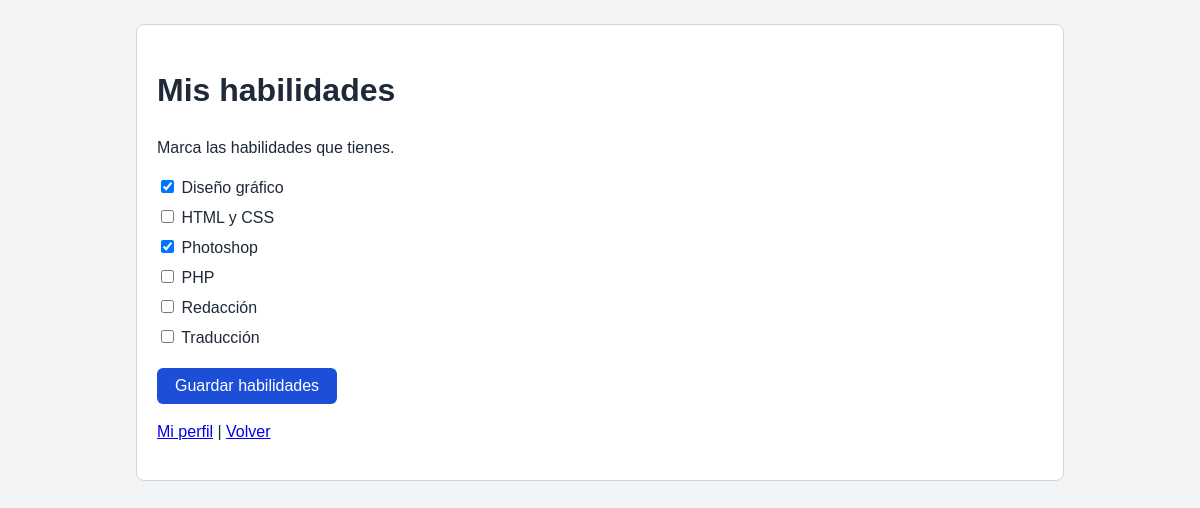
Page /modulos/usuarios/editar_habilidades.php (signed in) on the earlier database version.
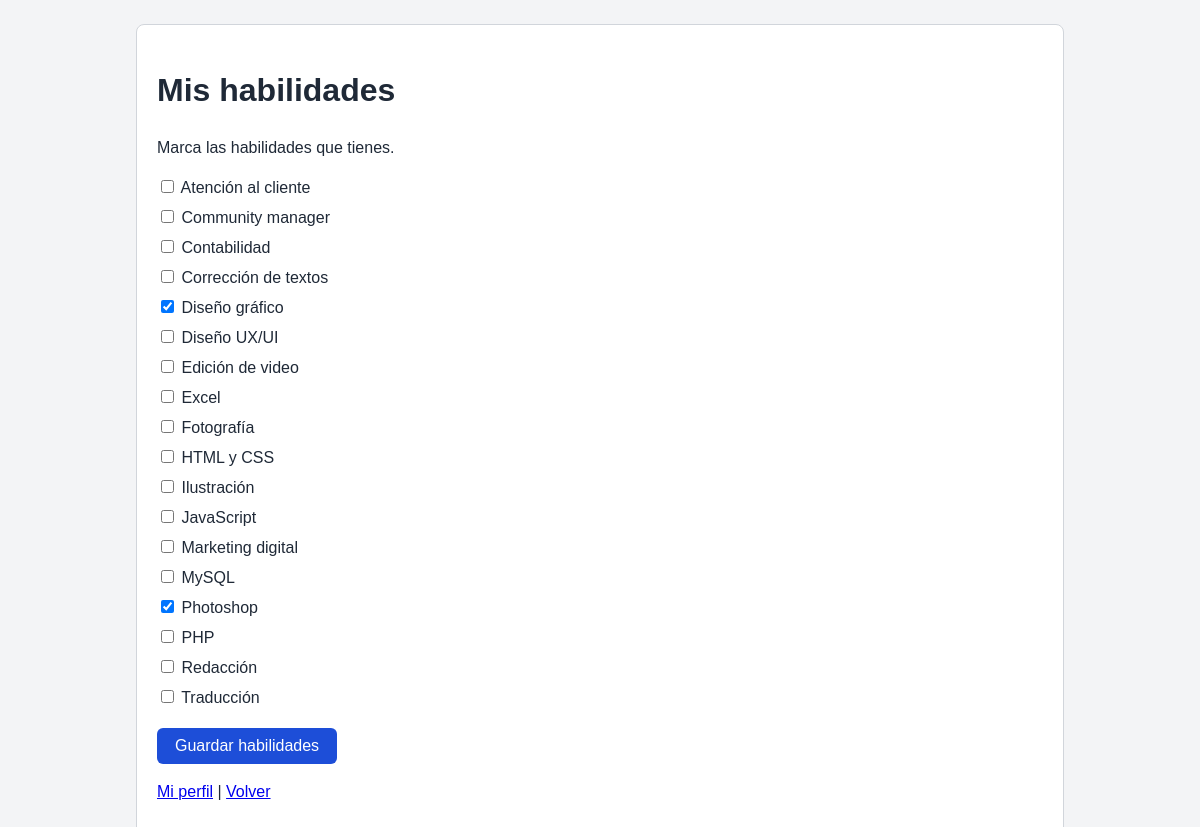
Same page on the later database version.
### tables this page shows
CREATE TABLE `habilidades` (
  `id_habilidad` int(10) UNSIGNED NOT NULL,
  `nombre` varchar(80) NOT NULL
);

### modulos/usuarios/editar_habilidades.php (the view, shortened to what this page needs)
<?php
require_once __DIR__ . '/../../config/conexion.php';
$id_usuario = $_SESSION['id_usuario'];
$lista = $pdo->query('SELECT id_habilidad, nombre FROM habilidades ORDER BY nombre')->fetchAll();
$consulta = $pdo->prepare('SELECT id_habilidad FROM freelancer_habilidades WHERE id_freelancer = :id');
$consulta->execute([':id' => $id_usuario]);
$mis_habilidades = array_map('intval', $consulta->fetchAll(PDO::FETCH_COLUMN));
?>
<!DOCTYPE html>
<html lang="es">
<head>
    <link rel="stylesheet" href="/quick-employment/css/estilos.css">
</head>
<body>
    <div class="contenedor">
        <div class="tarjeta">
            <h1>Mis habilidades</h1>
            <p>Marca las habilidades que tienes.</p>
            <form method="post" action="">
                <?php foreach ($lista as $habilidad): ?>
                    <label style="font-weight: normal; margin: 6px 0;">
                        <input type="checkbox" name="habilidades[]"
                            value="<?= (int) $habilidad['id_habilidad'] ?>"
                            <?= in_array((int) $habilidad['id_habilidad'], $mis_habilidades, true) ? 'checked' : '' ?>>
                        <?= htmlspecialchars($habilidad['nombre']) ?>
                    </label>
                <?php endforeach; ?>
                <button type="submit" class="boton">Guardar habilidades</button>
            </form>
            <p>
                <a href="/quick-employment/modulos/usuarios/editar_perfil.php">Mi perfil</a> |
                <a href="/quick-employment/probar_sesion.php">Volver</a>
            </p>
        </div>
    </div>
</body>
</html>

Differences in the rows shown:
added habilidades: nombre "Atención al cliente"
added habilidades: nombre "Community manager"
added habilidades: nombre "Contabilidad"
added habilidades: nombre "Corrección de textos"
added habilidades: nombre "Diseño UX/UI"
added habilidades: nombre "Edición de video"
added habilidades: nombre "Excel"
added habilidades: nombre "Fotografía"
added habilidades: nombre "Ilustración"
added habilidades: nombre "JavaScript"
added habilidades: nombre "Marketing digital"
added habilidades: nombre "MySQL"
